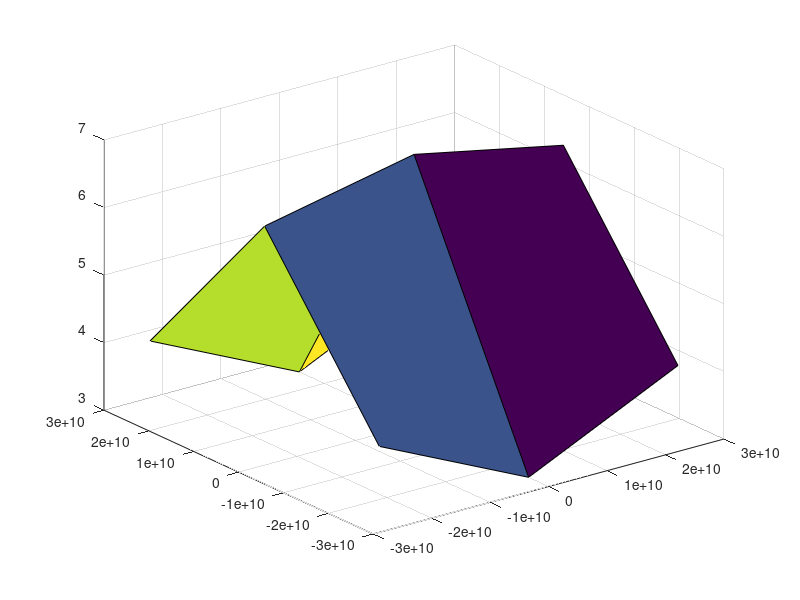
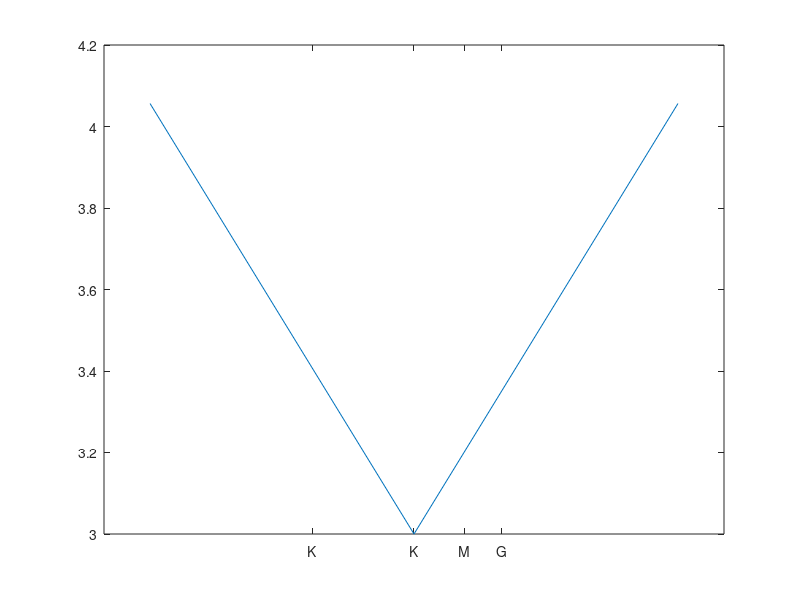

The MATLAB script that drew these images, in order:
clear; clc; close all;
%graphene consts
Eo = 1;
t = 2;
a0 = 1.42*1e-10;
a = a0*sqrt(3);

%primitive vectors
a1 = [a*sqrt(3)/2, a/2];
a2 = [a*sqrt(3)/2, -a/2];

%Graphene Structure
% [A]--[B]         [A]--[B]
% (1)    \        /  (2)
%         [A]--[B] >>> this is 0
% (3)    /        \  (4)
% [A]--[B]         [A]--[B]

%From (0) to go (1) we have -a1, so we will add hopping as following
%Our translation vector R = -a1 + 0a2 so it is [-1 0]
%Hopping amplitude as t
%interaction is which atoms interact which ones, in our case 0 to 1 A atoms
%interacts with B
%add_hopping(amplitude,interaction between pairs,translation vec)
%add_hopping(t,0,1,[0 0]);  % inside 0 A and B interaction interaction
%between zero and one which A and B respectively.
%add_hopping(t,0,1,[-1 0]);  % 0 -> 1
%add_hopping(t,1,0,[1 0]);   % 0 -> 2
%add_hopping(t,1,0,[0 1]);  % 0 -> 3
%add_hopping(t,0,1,[0 -1]);  % 0 -> 4


 


%set range in K-space
range = 2*pi/a;
len = 3;
k__ = linspace(-range,range,len);
[kx,ky] = meshgrid(k__);

E = zeros(len,len);

for i = 1:len
    for j = 1:len
        k = [kx(i,j),ky(i,j)];
        alpha = -t*(exp(-1i*dot(k,a1))+exp(-1i*dot(k,a2)) + 1);
        M = [Eo alpha; conj(alpha) Eo];
        eigens = eig(M);
        E(i,j) = eigens(2);
    end
end

f = figure(1);
surf(kx,ky,E);


figure(2);
plot(kx(1,:),E(1,:));
K1 = -4*pi / (3*sqrt(3)*a);
M = 2*pi / (3*a);
K2 = 2*pi / (3*sqrt(3)*a);
Gamma = 0;
xticks([K1 Gamma K2 M]);
xticklabels({'K','K','M','G'});
